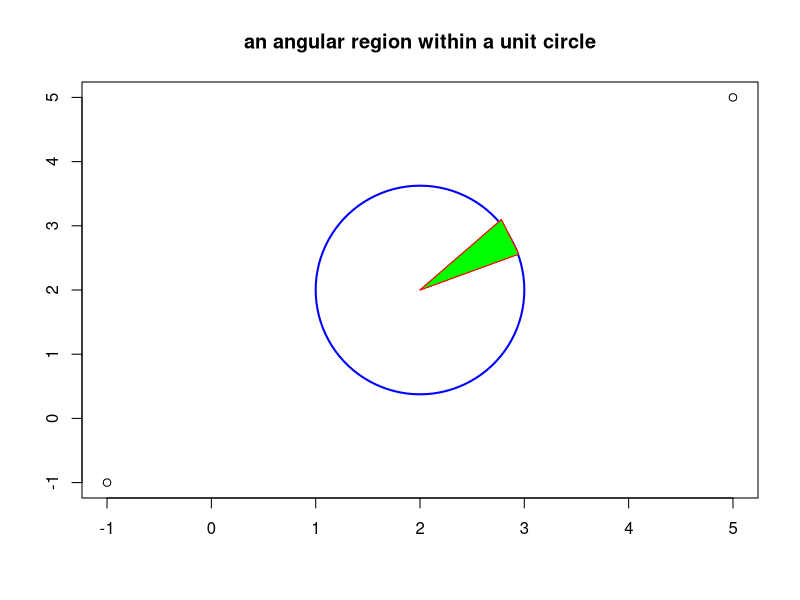

The R script that drew this image:
library("plotrix")
plot (c(-1, 5), c(-1,5),xlab="", ylab="")
draw.circle(2,2, 1, border="blue",lty=1,lwd=2)
x=c(2, 2.78, sqrt(3)/2+2.08)
y=c(2,sqrt(3)/2+2.23, 1/2+2.06)
polygon(x, y, border="red")
polygon(x,y,col="green", border="red")
title(main="an angular region within a unit circle")


#points(c(1,4,6,5,2), c(4,1,3.8,6,6.2), pch=19, col="green")
#text(c(1,4,6,5,2), c(4,1,3.8,6,6.2), labels=c("1","2","3","4","5"), pos=4, col="blue", cex=1)
#abline(0,-2,lty=1)
#text(0,-1, "14", col="blue", cex=1)
#text(1/6,23/5, "13", col="blue", cex=1)
#arrows(0,0,6, -6/5, lwd=1)
#text(4,-.7,"24",col="blue",cex=1)
#arrows(0,0,8, 8/2.6, lwd=1)
#text(6,5/2.6,"25",col="blue",cex=1)
#arrows(0,0,5,5/(0.6), lwd=1)
#text(3,2.7/0.6, "35",col="blue",cex=1)
#text(-0.1,-.1,"O", col="red", cex=1)